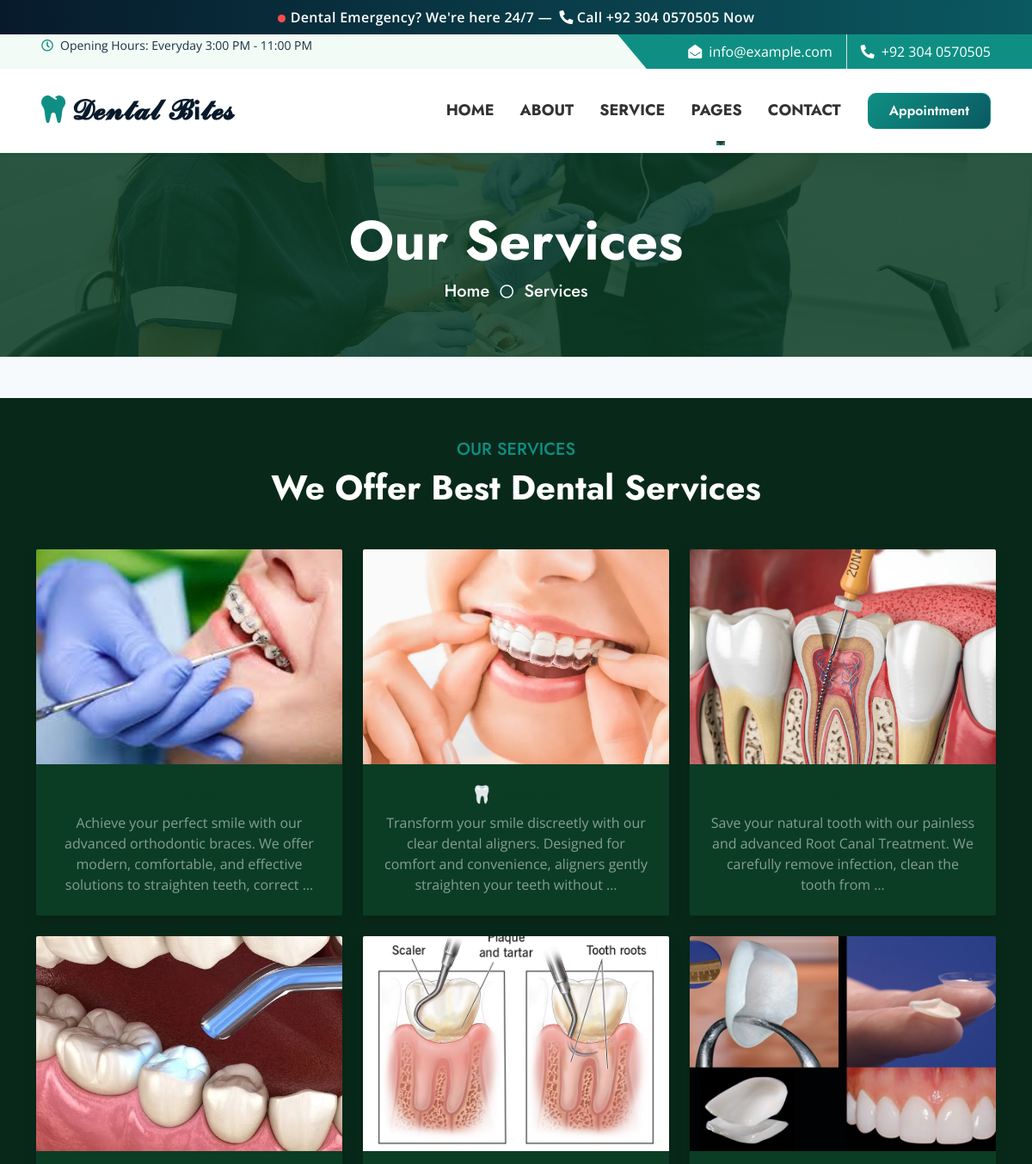
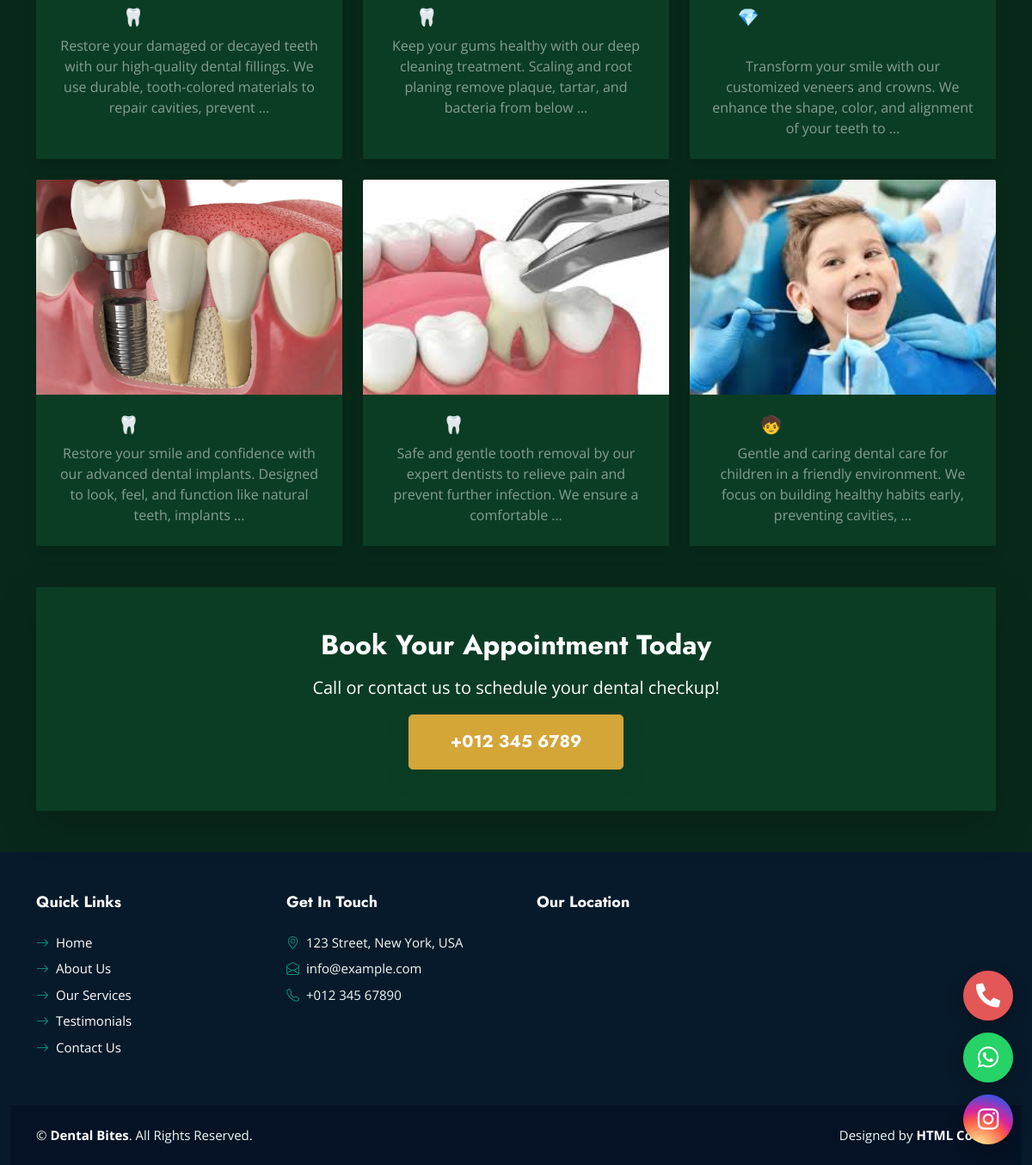
Page /services/ on the committed database (2 pictures, top to bottom).
### main/models.py (models this page shows, shortened)
class Service(models.Model):
    title = models.CharField(max_length=100)
    description = models.TextField()
    image = models.ImageField(upload_to='services/')

### main/views.py (the view)
# urls.py: path('services/', views.services, name='services'),
def services(request):
    return render(request, 'service.html', {'services': Service.objects.all()})

### templates/service.html (shortened to what this page needs)
{% extends 'base.html' %}
{% load static %}
{% block content %}
<div class="container-fluid bg-dark py-5 hero-header mb-5">
    <div class="row py-3">
        <div class="col-12 text-center">
            <h1 class="display-3 text-white">Our Services</h1>
            <a href="{% url 'index' %}" class="h5 text-white">Home</a>
            <i class="far fa-circle text-white px-2"></i>
            <a href="{% url 'services' %}" class="h5 text-white">Services</a>
        </div>
    </div>
</div>
<div class="container-xxl py-5" style="background-color: #08291A;">
    <div class="container">
        <div class="text-center mb-5">
            <h5 class="text-primary text-uppercase mb-2">Our Services</h5>
            <h1 class="fw-bold text-white">We Offer Best Dental Services</h1>
        </div>
        <div class="row g-4">
            {% for service in services %}
            <div class="col-md-6 col-lg-4 wow fadeInUp" data-wow-delay="0.{{ forloop.counter }}s">
                <a href="{% url 'services' %}" class="text-decoration-none">
                    <div class="service-card rounded shadow overflow-hidden">
                        <img src="{{ service.image.url }}" alt="{{ service.title }}" class="img-fluid w-100" style="height:250px; object-fit:cover;" loading="lazy">
                        <div class="p-4 text-center bg-dark text-white">
                            <h5 class="mb-2 neon-text">{{ service.title }}</h5>
                            <p class="mb-0 text-white-50">{{ service.description|truncatewords:20 }}</p>
                        </div>
                    </div>
                </a>
            </div>
            {% endfor %}
        </div>
        <div class="row mt-5">
            <div class="col-12 text-center">
                <div class="rounded p-5 shadow-lg neon-bg">
                    <h2 class="text-white mb-3 neon-text">Book Your Appointment Today</h2>
                    <p class="text-white mb-3 fs-5">Call or contact us to schedule your dental checkup!</p>
                    <a href="{% url 'appointment' %}" class="btn neon-btn btn-lg py-3 px-5 fw-bold">+012 345 6789</a>
                </div>
            </div>
        </div>
    </div>
</div>
{% endblock %}

### templates/base.html (shortened to what this page needs)
{% load static %}
<!DOCTYPE html>
<html lang="en">
<head>
    <link href="https://cdnjs.cloudflare.com/ajax/libs/font-awesome/5.10.0/css/all.min.css" rel="stylesheet">
    <link href="https://cdn.jsdelivr.net/npm/bootstrap-icons@1.4.1/font/bootstrap-icons.css" rel="stylesheet">
    <link href="{% static 'lib/owlcarousel/assets/owl.carousel.min.css' %}" rel="stylesheet">
    <link href="{% static 'lib/animate/animate.min.css' %}" rel="stylesheet">
    <link href="{% static 'lib/tempusdominus/css/tempusdominus-bootstrap-4.min.css' %}" rel="stylesheet">
    <link href="{% static 'lib/twentytwenty/twentytwenty.css' %}" rel="stylesheet">
    <link href="{% static 'css/bootstrap.min.css' %}" rel="stylesheet">
    <link href="{% static 'css/style.css' %}" rel="stylesheet">
</head>
<body>
    <div class="container-fluid emergency-ribbon text-center py-2 px-3">
        <span class="pulse-dot"></span>Dental Emergency? We're here 24/7 —
        <a href="tel:+923040570505" class="emergency-link ms-1"><i class="fa fa-phone-alt me-1"></i>Call +92 304 0570505 Now</a>
    </div>
    <div class="container-fluid bg-light ps-5 pe-0 d-none d-lg-block">
        <div class="row gx-0">
            <div class="col-md-6 text-center text-lg-start mb-2 mb-lg-0">
                <small class="py-2"><i class="far fa-clock text-primary me-2"></i>Opening Hours: Everyday 3:00 PM -
                    11:00 PM</small>
            </div>
            <div class="col-md-6 text-center text-lg-end">
                <div class="position-relative d-inline-flex align-items-center bg-primary text-white top-shape px-5">
                    <div class="me-3 pe-3 border-end py-2">
                        <p class="m-0"><i class="fa fa-envelope-open me-2"></i>info@example.com</p>
                    </div>
                    <div class="py-2">
                        <p class="m-0"><i class="fa fa-phone-alt me-2"></i>+92 304 0570505</p>
                    </div>
                </div>
            </div>
        </div>
    </div>
    <nav class="navbar navbar-expand-lg bg-white navbar-light shadow-sm px-3 px-lg-5 py-3 py-lg-0">
        <a href="{% url 'index' %}" class="navbar-brand p-0">
            <h1 class="m-0 rainbow-text"><i class="fa fa-tooth me-2"></i><span>𝓓𝓮𝓷𝓽𝓪𝓵 𝓑i𝓽𝓮𝓼</span></h1>
        </a>
        <div class="collapse navbar-collapse" id="navbarCollapse">
            <div class="navbar-nav ms-auto py-0">
                <a href="{% url 'index' %}" class="nav-item nav-link">Home</a>
                <a href="{% url 'about' %}" class="nav-item nav-link">About</a>
                <a href="{% url 'services' %}" class="nav-item nav-link">Service</a>
                <div class="nav-item dropdown">
                    <a href="#" class="nav-link dropdown-toggle" data-bs-toggle="dropdown">Pages</a>
                </div>
                <a href="{% url 'contact' %}" class="nav-item nav-link">Contact</a>
            </div>
            <a href="{% url 'appointment' %}" class="btn btn-primary py-2 px-4 ms-3">Appointment</a>
        </div>
    </nav>
    {% block content %}{% endblock %}
    <div class="floating-social">
        <a href="tel:+923040570505"
           class="float-btn call-btn" aria-label="Call us now - 24/7 Emergency">
            <i class="fa fa-phone-alt"></i>
        </a>
        <a href="https://wa.me/923040570505?text=Hello%2C%20I%20would%20like%20to%20book%20a%20dental%20appointment"
           class="float-btn whatsapp-btn" target="_blank" rel="noopener noreferrer" aria-label="Chat with us on WhatsApp">
            <i class="fab fa-whatsapp"></i>
        </a>
        <a href="https://instagram.com/dental_bites_"
           class="float-btn instagram-btn" target="_blank" rel="noopener noreferrer" aria-label="Follow us on Instagram">
            <i class="fab fa-instagram"></i>
        </a>
    </div>
<footer class="container-fluid bg-dark text-light pt-5">
    <div class="container">
        <div class="row g-5">
            <div class="col-lg-3 col-md-6">
                <h4 class="text-white mb-4 fw-bold">Quick Links</h4>
                <div class="d-flex flex-column">
                    <a class="footer-link mb-2" href="{% url 'index' %}">
                        <i class="bi bi-arrow-right text-primary me-2"></i>Home
                    </a>
                    <a class="footer-link mb-2" href="{% url 'about' %}">
                        <i class="bi bi-arrow-right text-primary me-2"></i>About Us
                    </a>
                    <a class="footer-link mb-2" href="{% url 'services' %}">
                        <i class="bi bi-arrow-right text-primary me-2"></i>Our Services
                    </a>
                    <a class="footer-link mb-2" href="{% url 'testimonial' %}">
                        <i class="bi bi-arrow-right text-primary me-2"></i>Testimonials
                    </a>
                    <a class="footer-link" href="{% url 'contact' %}">
                        <i class="bi bi-arrow-right text-primary me-2"></i>Contact Us
                    </a>
                </div>
            </div>
            <div class="col-lg-3 col-md-6">
                <h4 class="text-white mb-4 fw-bold">Get In Touch</h4>
                <p class="mb-2"><i class="bi bi-geo-alt text-primary me-2"></i>123 Street, New York, USA</p>
                <p class="mb-2"><i class="bi bi-envelope-open text-primary me-2"></i>info@example.com</p>
                <p class="mb-0"><i class="bi bi-telephone text-primary me-2"></i>+012 345 67890</p>
            </div>
            <div class="col-lg-6 col-md-12">
                <h4 class="text-white mb-4 fw-bold">Our Location</h4>
                <div class="mapouter rounded" style="overflow:hidden;height:200px;width:100%;">
                    <div class="gmap_canvas" style="overflow:hidden;background:none!important;height:200px;width:100%;">
                        <iframe width="100%" height="200" id="gmap_canvas"
                            src="https://maps.google.com/maps?q=123%20Street,%20New%20York&t=&z=15&ie=UTF8&iwloc=&output=embed"
                            frameborder="0" scrolling="no" marginheight="0" marginwidth="0" class="rounded"></iframe>
                    </div>
                </div>
            </div>
        </div>
    </div>
    <div class="container-fluid text-light py-4" style="background: #051225;">
        <div class="container">
            <div class="row g-0">
                <div class="col-md-6 text-center text-md-start mb-2 mb-md-0">
                    <p class="mb-0">&copy; <a class="footer-link fw-bold" href="#">Dental Bites</a>. All Rights Reserved.</p>
                </div>
                <div class="col-md-6 text-center text-md-end">
                    <p class="mb-0">Designed by <a class="footer-link fw-bold" href="https://htmlcodex.com">HTML Codex</a></p>
                </div>
            </div>
        </div>
    </div>
</footer>
</body>
</html>

### static/css/style.css (style rules this page uses)
:root { --primary: #128C4A; --secondary: #D4A537; --light: #F2FBF5; --dark: #0B3D24; }
h1, h2, .font-weight-bold { font-weight: 700 !important; }
h3, h4, .font-weight-semi-bold { font-weight: 600 !important; }
h5, h6, .font-weight-medium { font-weight: 500 !important; }
.btn { font-family: 'Jost', sans-serif; font-weight: 600; transition: .5s; }
.btn-primary, .btn-secondary { color: #FFFFFF; }
.top-shape::before { position: absolute; content: ""; width: 35px; height: 100%; top: 0; left: -17px; background: var(--primary); transform: skew(40deg); }
.navbar-light .navbar-nav .nav-link { font-family: 'Jost', sans-serif; padding: 35px 15px; font-size: 18px; color: var(--dark); outline: none; transition: .5s; }
.hero-header { background: linear-gradient(rgba(11, 61, 36, .85), rgba(11, 61, 36, .85)), url(../img/carousel-1.jpg) center center no-repeat; background-size: cover; }
.btn { position: relative; overflow: hidden; }
.btn::after { content: ""; position: absolute; top: 50%; left: 50%; width: 0; height: 0; background: rgba(255, 255, 255, .35); border-radius: 100%; transform: translate(-50%, -50%); transition: width .5s ease, height .5s ease; pointer-events: none; }
a { transition: color .25s ease; }
html { scroll-behavior: smooth; }
*, *::before, *::after { box-sizing: border-box; }
img, svg, video, iframe { max-width: 100%; }
img { height: auto; }
body { overflow-x: hidden; }
:root { --primary: #0f8f83; --secondary: #16b8a6; --accent: #53dfce; --dark: #071a2b; --light: #f4f8fa; --ink: #183142; --muted: #718592; --border: #e0e8ed; }
body { font-family: 'Open Sans', sans-serif; color: var(--ink); background: #f7fafc; }
h1,h2,h3,h4,h5,h6,.btn,.navbar-brand { font-family: 'Jost', sans-serif; }
.text-primary { color: var(--primary) !important; }
.bg-primary { background-color: var(--primary) !important; }
.btn-primary { background: linear-gradient(135deg,#0f8f83,#0b5961); border-color:#0f8f83; border-radius:10px; }
.navbar { border-bottom:1px solid rgba(10,45,70,.06); }
.navbar-light .navbar-nav .nav-link { color:#294556; font-weight:700; }
.navbar .nav-link::after { background:var(--primary) !important; }
.navbar-brand h1 { color:var(--dark) !important; background:none !important; -webkit-text-fill-color:initial !important; animation:none !important; }
.navbar-brand h1 i { color:var(--primary); }
.emergency-ribbon { background:linear-gradient(90deg,#071a2b,#0b5961) !important; }
.top-shape { background:var(--primary) !important; }
.top-shape::before { background:var(--primary) !important; }
.hero-header,.bg-appointment { background-color:var(--dark); }
footer.bg-dark { background:#071a2b !important; }
.floating-social .call-btn { background:#e45757; }
.floating-social .whatsapp-btn { background:#25d366; }
html,body { max-width:100%; overflow-x:hidden; }
button,a,input,select,textarea { -webkit-tap-highlight-color:transparent; }

### templates/service.html (style rules this page uses)
.service-card { transition: transform 0.3s, box-shadow 0.3s, border 0.3s; background-color: #0B3D24; }
.service-card { height: 100%; }
.neon-bg { background-color: #0B3D24; box-shadow: 0 10px 28px rgba(11, 61, 36, 0.18); }
.neon-btn { color: #fff; background-color: #D4A537; border: 1px solid #D4A537; box-shadow: 0 10px 28px rgba(11, 61, 36, 0.18); transition: all 0.3s ease-in-out; }
.wow { visibility: hidden; }

### rows in the picture
Service: image (picture), description "Achieve your perfect smile with our advanced orthodontic braces. We offer modern, comfortable, and effective solutions to straighten teeth, correct …"
Service: image (picture), title "🦷 Aligners", description "Transform your smile discreetly with our clear dental aligners. Designed for comfort and convenience, aligners gently straighten your teeth without …"
Service: image (picture), description "Save your natural tooth with our painless and advanced Root Canal Treatment. We carefully remove infection, clean the tooth from …"
Service: image (picture), title "🦷 Dental Fillings", description "Restore your damaged or decayed teeth with our high-quality dental fillings. We use durable, tooth-colored materials to repair cavities, prevent …"
Service: image (picture), title "🦷 Scaling & Root Planing", description "Keep your gums healthy with our deep cleaning treatment. Scaling and root planing remove plaque, tartar, and bacteria from below …"
Service: image (picture), title "💎 Smile Makeover through Veneers & Crowns", description "Transform your smile with our customized veneers and crowns. We enhance the shape, color, and alignment of your teeth to …"
Service: image (picture), title "🦷 Dental Implants", description "Restore your smile and confidence with our advanced dental implants. Designed to look, feel, and function like natural teeth, implants …"
Service: image (picture), title "🦷 Tooth Extraction", description "Safe and gentle tooth removal by our expert dentists to relieve pain and prevent further infection. We ensure a comfortable …"
Service: image (picture), title "🧒 Pediatric Dentistry", description "Gentle and caring dental care for children in a friendly environment. We focus on building healthy habits early, preventing cavities, …"
